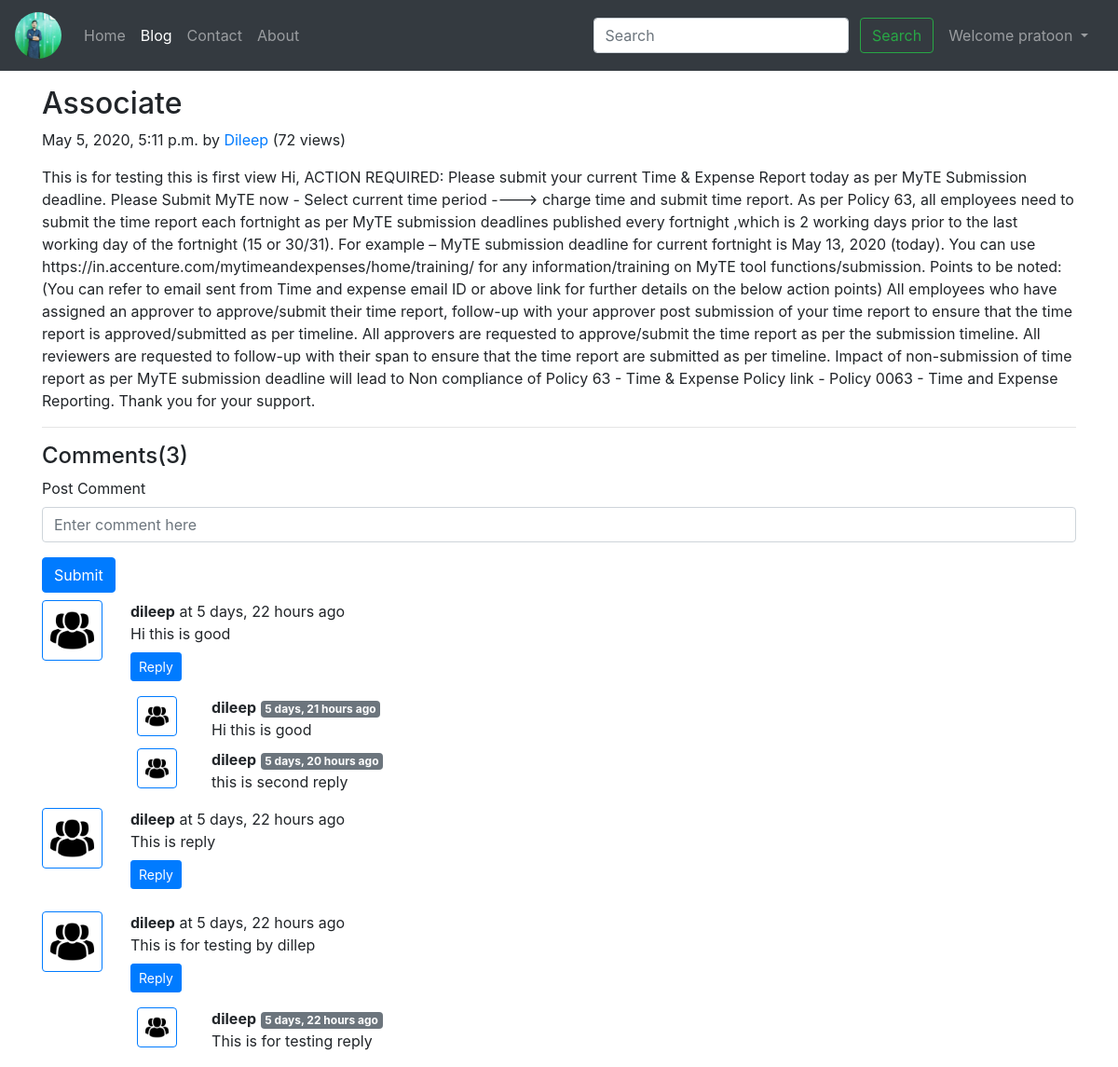
The app's page /blog/Associate-slug (signed in) with its own data.
### blog/models.py (models this page shows, shortened)
class Post(models.Model):
    sno = models.AutoField(primary_key=True)
    title = models.CharField(max_length=100)
    content = models.TextField()
    author = models.CharField(max_length=100)
    slug = models.CharField(max_length=130)
    views = models.IntegerField(default=0)
    timeStamp = models.DateTimeField(blank=True)

class BlogComment(models.Model):
    sno = models.AutoField(primary_key = True)
    comment = models.TextField()
    user = models.ForeignKey(User, on_delete=models.CASCADE)
    post = models.ForeignKey(Post, on_delete=models.CASCADE)
    parents = models.ForeignKey('self',on_delete=models.CASCADE,null=True)
    timestamp = models.DateTimeField(default=now)

### blog/views.py (the view)
# urls.py: path('<str:slug>', views.blogPost, name='blogPost'),
def blogPost(request,slug):
    post = Post.objects.filter(slug=slug).first()
    post.views = post.views + 1
    post.save()
    comments = BlogComment.objects.filter(post=post,parents=None)
    replies = BlogComment.objects.filter(post=post).exclude(parents=None)
    replyDict = {}
    for reply in replies:
        if reply.parents.sno not in replyDict.keys():
            replyDict[reply.parents.sno] = [reply]
        else:
            replyDict[reply.parents.sno].append(reply)
    context = {'post':post,'comments':comments,'user':request.user,'replyDict':replyDict}
    return render(request,'blog/blogPost.html',context)

### blog/templatetags/extras.py (called while the page is built)
@register.filter(name = 'get_val')
def get_val(dict,key):
    return dict.get(key)

### templates/blog/blogPost.html (shortened to what this page needs)
{% extends 'base.html' %}
{% block blogactive %} active {% endblock blogactive %}
{% block body %}
{% load humanize %}
{% load extras %}
<div class="container my-3">
    <h2 class="blog-post-title">{{post.title}}</h2>
    <p class="blog-post-meta">{{post.timeStamp}} by <a href="/about">{{post.author}}</a> (<span>{{post.views}} views</span>)
</p>
    <p>{{post.content|safe}}</p>
    <hr>
</div>
<div class="container">
<h4>Comments({{comments.count}})</h4>
<div class="my-2">
{%if user.is_authenticated %}
<form action="/blog/postComment" method="post">
    <div class="form-group">
        <label for="ExamplePostComment">Post Comment</label>
        <input type="text"class="form-control" name="comment" placeholder="Enter comment here">
    </div>
     <button type="submit" class="btn btn-primary">Submit</button>
</form>
{% else %}
<p>Please login to post a comment</p>
{% endif %}
</div>
{% for comment in comments %}
<div class="row my-2">
    <div class="col-md-1 ">
    <img class="rounded mx-auto d-block w-100 p-2 border border-primary"src="/static/img/user.png" alt="user">
     </div>
    <div class="col-md-11"><b>{{comment.user.username}}</b> at {{comment.timestamp | naturaltime }}
    <div>{{comment.comment}}</div>
    <div class="reply mx-0">
    {%if user.is_authenticated %}
     <button class="btn btn-sm btn-primary my-2" type="button" data-toggle="collapse" data-target="#replyBox{{comment.sno}}" aria-expanded="false" aria-controls="replyBox{{comment.sno}}">
    Reply
  </button>
{% else %}
<button class="btn btn-sm btn-primary my-2" type="button" data-toggle="collapse" data-target="#replyBox{{comment.sno}}" aria-expanded="false" aria-controls="replyBox{{comment.sno}}" disabled>
     Login to reply
  </button>
{% endif %}
<div class="replies my-2 ">
    {% for reply in replyDict|get_val:comment.sno %}
    <div class="row my-2">
        <div class="col md-1">
            <img class="rounded mx-auto d-block w-75 p-2 border border-primary"src="/static/img/user.png" alt="user">
        </div>
        <div class="col-md-11">
        <b>{{reply.user.username}}</b> <span class="badge badge-secondary"> {{reply.timestamp | naturaltime }}</span>
        <div>{{reply.comment}}</div>
    </div>
    <br>
</div>
{% endfor %}
</div>
    </div>
    </div>
</div>
{% endfor %}
</div>
{% endblock body %}

### templates/base.html (shortened to what this page needs)
<!doctype html>
<html lang="en">
<head>
    <link rel="stylesheet" href="https://stackpath.bootstrapcdn.com/bootstrap/4.4.1/css/bootstrap.min.css">
</head>
<body>
    <nav class="navbar navbar-expand-lg navbar-dark bg-dark">
    <a class="navbar-brand" href="/"><img  width="50" src="/static/img/profile.jpg"
        alt="My image"class="brandLogo rounded-circle " ></a>
        <div class="collapse navbar-collapse" id="navbarSupportedContent">
            <ul class="navbar-nav mr-auto">
                <li class="nav-item {% block homeactive %} {% endblock homeactive %}">
                    <a class="nav-link" href="/">Home <span class="sr-only">(current)</span></a>
                </li>
                <li class="nav-item {% block blogactive %} {% endblock blogactive %}">
                    <a class="nav-link" href="/blog">Blog</a>
                </li>
                <li class="nav-item {% block contactactive %} {% endblock contactactive %}">
                    <a class="nav-link" href="/contact">Contact</a>
                </li>
                <li class="nav-item {% block aboutactive %} {% endblock aboutactive %}">
                    <a class="nav-link" href="/about">About</a>
                </li>
            </ul>
            <div class="ml-auto form-inline">
            <form action="/search" method="get" class=" my-2 my-lg-0">
                <input class="form-control mr-sm-2" type="search" placeholder="Search" name="query"id="query" aria-label="Search">
                <button class="btn btn-outline-success mr-2 my-2 my-sm-0" type="submit">Search</button>
            </form>
{% if user.is_authenticated %}
 <ul class="navbar-nav mr-2">
   <li class="nav-item dropdown">
        <a class="nav-link dropdown-toggle" href="#" id="navbarDropdown" role="button" data-toggle="dropdown" aria-haspopup="true" aria-expanded="false">
          Welcome {{request.user}}
        </a>
      </li>
</ul>
{% endif %}
</div>
 </div>
    </nav>
{% block body %}
{% endblock body %}
</body>
</html>

### records on screen
Post: title "Associate", timeStamp "May 5, 2020, 5:11 p.m.", author "Dileep", views "72", content "This is for testing this is first view Hi, ACTION REQUIRED: Please submit your current Time & Expense Report today as per MyTE Submission deadline. Please Submit MyTE now - Select current time period ----> charge time and submit time report. As per Policy 63, all employees need to submit the time report each fortnight as per MyTE submission deadlines published every fortnight ,which is 2 working days prior to the last working day of the fortnight (15 or 30/31). For example – MyTE submission deadline for current fortnight is May 13, 2020 (today). You can use https://in.accenture.com/mytimeandexpenses/home/training/ for any information/training on MyTE tool functions/submission. Points to be…"
BlogComment: user.username "dileep", timestamp "5 days, 22 hours ago", comment "Hi this is good"
BlogComment: user.username "dileep", timestamp "5 days, 21 hours ago", comment "Hi this is good"
BlogComment: user.username "dileep", timestamp "5 days, 20 hours ago", comment "this is second reply"
BlogComment: user.username "dileep", timestamp "5 days, 22 hours ago", comment "This is reply"
BlogComment: user.username "dileep", timestamp "5 days, 22 hours ago", comment "This is for testing by dillep"
BlogComment: user.username "dileep", timestamp "5 days, 22 hours ago", comment "This is for testing reply"

### other values on screen
{{ request.user }} "pratoon"
{{ comments.count }} "3"
